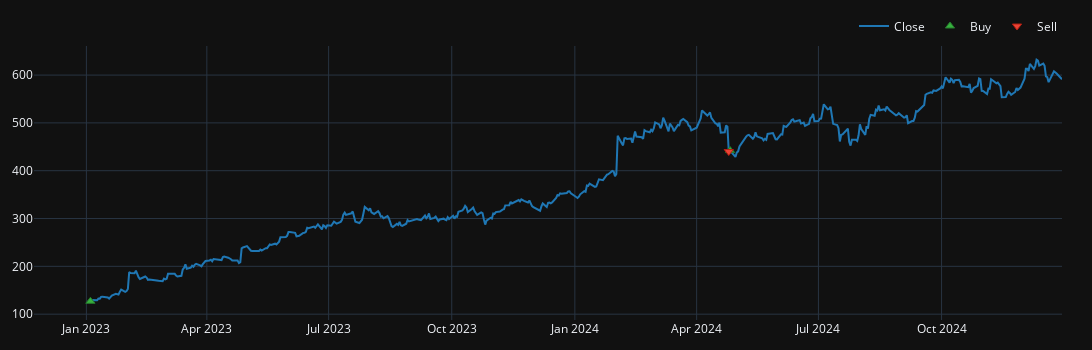

This figure's notebook cell:
### Code cell
fig = portfolio.plot_orders()
fig.update_layout(template='plotly_dark', width=1200)
fig.show()

### Figure 1 — Plotly figure (JSON) as saved in the notebook; plotly's stock layout.template omitted (floating-point values rounded to 4 significant figures; data arrays with more than 128 entries replaced by an {"elided": "..."} marker saying what was removed)
{"data": [{"line": {"color": "#1f77b4"}, "name": "Close", "showlegend": true, "type": "scatter", "uid": "8a64d136-3d99-4055-a77b-12be873b65eb", "x": {"elided": "501 str values"}, "y": {"elided": "501 float values"}}, {"customdata": [[0, 78.73, 9.99], [2, 78.24, 34.59]], "hovertemplate": "Order Id: %{customdata[0]}<br>Timestamp: %{x}<br>Price: %{y}<br>Size: %{customdata[1]:.6f}<br>Fees: %{customdata[2]:.6f}", "marker": {"color": "#37B13F", "line": {"color": "rgb(38,123,44)", "width": 1}, "size": 8, "symbol": "triangle-up"}, "mode": "markers", "name": "Buy", "type": "scatter", "uid": "ba42bbfd-8952-4d4f-9956-565330f1a097", "x": ["2023-01-04T00:00:00", "2024-04-26T00:00:00"], "y": [126.9, 442.1]}, {"customdata": [[1, 78.73, 34.66]], "hovertemplate": "Order Id: %{customdata[0]}<br>Timestamp: %{x}<br>Price: %{y}<br>Size: %{customdata[1]:.6f}<br>Fees: %{customdata[2]:.6f}", "marker": {"color": "#EA4335", "line": {"color": "rgb(181,31,18)", "width": 1}, "size": 8, "symbol": "triangle-down"}, "mode": "markers", "name": "Sell", "type": "scatter", "uid": "8bce8b2a-bf4d-4702-9e7d-3ba9907a18f2", "x": ["2024-04-25T00:00:00"], "y": [440.2]}], "layout": {"height": 350, "legend": {"orientation": "h", "traceorder": "normal", "x": 1, "xanchor": "right", "y": 1.02, "yanchor": "bottom"}, "margin": {"b": 30, "l": 30, "r": 30, "t": 30}, "width": 1200}}
